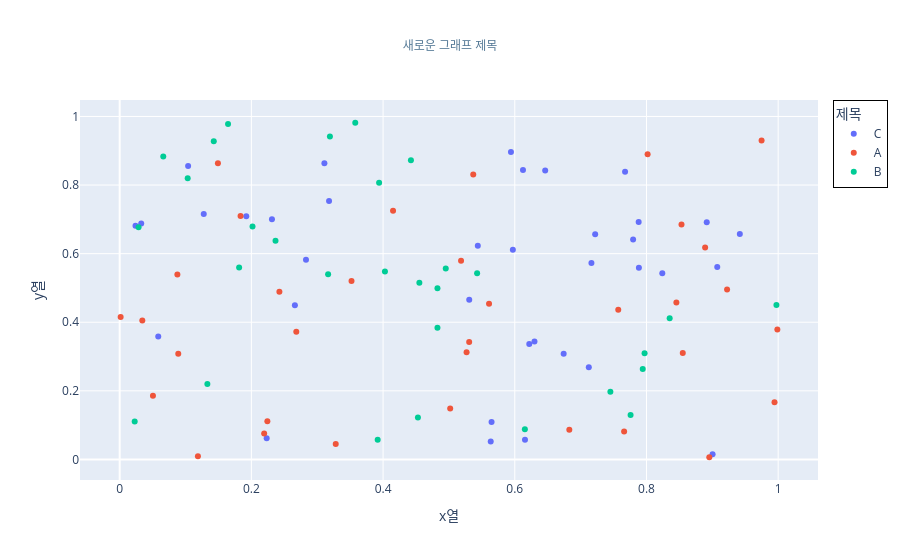

This figure's notebook cell:
### Code cell
import plotly.express as px
import pandas as pd
import numpy as np # 난수값

df = pd.DataFrame({
    "x열" : np.random.rand(100), # 0~1 미만의 실수자료형의 값을 랜덤으로 생성
    "y열" : np.random.rand(100),
    "색상기준열" : np.random.choice(["A", "B", "C"], 100)
})

fig = px.scatter(
    df,
    x="x열",
    y="y열",
    color="색상기준열",
    title="산점도 예제"
)

fig.update_layout(
    title={
        "text": "새로운 그래프 제목",
        "font": {"size": 12, "color": "#537895"},
        "x": 0.5
    },
    legend={
        "title" : "제목",
        "x" : 1.02,
        "y" : 1,
        "bordercolor" : "#000",
        "borderwidth" : 1
    }
    # legend=dict(
    #     title="제목",
    #     x=1,
    #     y=1
    # )
)


fig.show()

### Figure 1 — Plotly figure (JSON) as saved in the notebook; plotly's stock layout.template omitted (floating-point values rounded to 4 significant figures)
{"data": [{"hovertemplate": "색상기준열=C<br>x열=%{x}<br>y열=%{y}<extra></extra>", "legendgroup": "C", "marker": {"color": "#636efa", "symbol": "circle"}, "mode": "markers", "name": "C", "orientation": "v", "showlegend": true, "type": "scatter", "x": [0.5942, 0.5635, 0.6299, 0.5971, 0.2313, 0.02406, 0.5308, 0.3179, 0.0327, 0.7881, 0.7124, 0.6742, 0.824, 0.7675, 0.2232, 0.9418, 0.2661, 0.622, 0.5439, 0.9004, 0.6155, 0.7885, 0.1039, 0.5647, 0.1922, 0.9075, 0.7164, 0.2829, 0.6125, 0.6462, 0.1277, 0.8915, 0.7797, 0.7221, 0.05856, 0.3109], "xaxis": "x", "y": [0.8966, 0.05213, 0.3437, 0.6111, 0.7006, 0.6816, 0.4657, 0.7537, 0.6883, 0.6924, 0.2689, 0.3084, 0.543, 0.8385, 0.06168, 0.6571, 0.4497, 0.3368, 0.623, 0.01512, 0.0576, 0.5589, 0.8555, 0.1091, 0.709, 0.561, 0.573, 0.5823, 0.8442, 0.8428, 0.7159, 0.6918, 0.6413, 0.6569, 0.3586, 0.8637], "yaxis": "y"}, {"hovertemplate": "색상기준열=A<br>x열=%{x}<br>y열=%{y}<extra></extra>", "legendgroup": "A", "marker": {"color": "#EF553B", "symbol": "circle"}, "mode": "markers", "name": "A", "orientation": "v", "showlegend": true, "type": "scatter", "x": [0.8532, 0.7661, 0.6828, 0.7572, 0.8017, 0.9988, 0.9748, 0.3281, 0.1188, 0.08895, 0.8454, 0.8552, 0.9945, 0.03437, 0.1836, 0.9224, 0.2243, 0.001461, 0.8954, 0.4151, 0.5369, 0.5019, 0.05051, 0.2682, 0.1492, 0.5307, 0.8891, 0.5609, 0.2426, 0.3521, 0.5268, 0.2194, 0.5184, 0.08762], "xaxis": "x", "y": [0.6852, 0.08176, 0.08678, 0.4367, 0.89, 0.3791, 0.9297, 0.04498, 0.009588, 0.3083, 0.4574, 0.3106, 0.1667, 0.4048, 0.7098, 0.4956, 0.1116, 0.4155, 0.006311, 0.7249, 0.8306, 0.1486, 0.1856, 0.3719, 0.8637, 0.3427, 0.618, 0.4541, 0.4887, 0.5201, 0.3122, 0.07535, 0.5794, 0.5389], "yaxis": "y"}, {"hovertemplate": "색상기준열=B<br>x열=%{x}<br>y열=%{y}<extra></extra>", "legendgroup": "B", "marker": {"color": "#00cc96", "symbol": "circle"}, "mode": "markers", "name": "B", "orientation": "v", "showlegend": true, "type": "scatter", "x": [0.4529, 0.7943, 0.1331, 0.7759, 0.4551, 0.3918, 0.06618, 0.02279, 0.1814, 0.394, 0.4826, 0.3193, 0.1646, 0.1033, 0.4952, 0.4826, 0.7452, 0.7971, 0.3578, 0.6153, 0.4423, 0.4028, 0.1429, 0.3165, 0.5428, 0.2366, 0.2017, 0.9974, 0.02866, 0.8352], "xaxis": "x", "y": [0.1225, 0.2636, 0.2197, 0.1295, 0.5154, 0.05721, 0.883, 0.1102, 0.5596, 0.8071, 0.4992, 0.9416, 0.9784, 0.82, 0.5565, 0.3839, 0.1971, 0.3094, 0.9817, 0.08777, 0.8723, 0.5478, 0.928, 0.5398, 0.543, 0.6373, 0.679, 0.4504, 0.6767, 0.4115], "yaxis": "y"}], "layout": {"legend": {"bordercolor": "#000", "borderwidth": 1, "title": {"text": "제목"}, "tracegroupgap": 0, "x": 1.02, "y": 1}, "title": {"font": {"color": "#537895", "size": 12}, "text": "새로운 그래프 제목", "x": 0.5}, "xaxis": {"anchor": "y", "domain": [0, 1], "title": {"text": "x열"}}, "yaxis": {"anchor": "x", "domain": [0, 1], "title": {"text": "y열"}}}}
